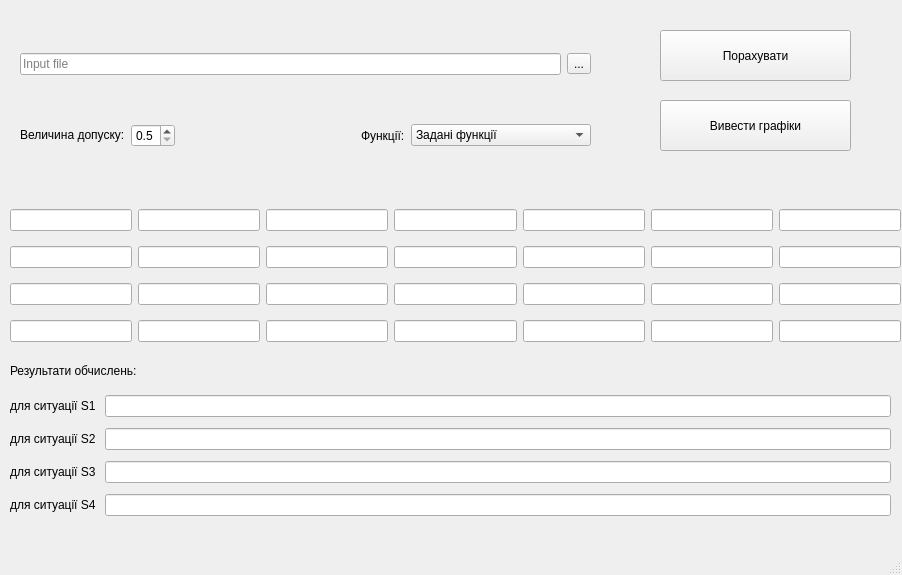
<?xml version="1.0" encoding="UTF-8"?>
<ui version="4.0">
 <class>MainWindow</class>
 <widget class="QMainWindow" name="MainWindow">
  <property name="geometry">
   <rect>
    <x>0</x>
    <y>0</y>
    <width>902</width>
    <height>575</height>
   </rect>
  </property>
  <property name="windowTitle">
   <string>Lab5_team12_KA64</string>
  </property>
  <widget class="QWidget" name="centralwidget">
   <widget class="QWidget" name="gridLayoutWidget">
    <property name="geometry">
     <rect>
      <x>10</x>
      <y>200</y>
      <width>891</width>
      <height>152</height>
     </rect>
    </property>
    <layout class="QGridLayout" name="gridLayout">
     <item row="0" column="0">
      <widget class="QLineEdit" name="lineEdit_00">
       <property name="readOnly">
        <bool>true</bool>
       </property>
      </widget>
     </item>
     <item row="2" column="4">
      <widget class="QLineEdit" name="lineEdit_24">
       <property name="readOnly">
        <bool>true</bool>
       </property>
      </widget>
     </item>
     <item row="3" column="3">
      <widget class="QLineEdit" name="lineEdit_33">
       <property name="readOnly">
        <bool>true</bool>
       </property>
      </widget>
     </item>
     <item row="3" column="6">
      <widget class="QLineEdit" name="lineEdit_36">
       <property name="readOnly">
        <bool>true</bool>
       </property>
      </widget>
     </item>
     <item row="2" column="5">
      <widget class="QLineEdit" name="lineEdit_25">
       <property name="readOnly">
        <bool>true</bool>
       </property>
      </widget>
     </item>
     <item row="1" column="6">
      <widget class="QLineEdit" name="lineEdit_16">
       <property name="readOnly">
        <bool>true</bool>
       </property>
      </widget>
     </item>
     <item row="1" column="5">
      <widget class="QLineEdit" name="lineEdit_15">
       <property name="readOnly">
        <bool>true</bool>
       </property>
      </widget>
     </item>
     <item row="1" column="4">
      <widget class="QLineEdit" name="lineEdit_14">
       <property name="readOnly">
        <bool>true</bool>
       </property>
      </widget>
     </item>
     <item row="3" column="5">
      <widget class="QLineEdit" name="lineEdit_35">
       <property name="readOnly">
        <bool>true</bool>
       </property>
      </widget>
     </item>
     <item row="1" column="2">
      <widget class="QLineEdit" name="lineEdit_12">
       <property name="readOnly">
        <bool>true</bool>
       </property>
      </widget>
     </item>
     <item row="3" column="4">
      <widget class="QLineEdit" name="lineEdit_34">
       <property name="readOnly">
        <bool>true</bool>
       </property>
      </widget>
     </item>
     <item row="2" column="0">
      <widget class="QLineEdit" name="lineEdit_20">
       <property name="readOnly">
        <bool>true</bool>
       </property>
      </widget>
     </item>
     <item row="1" column="1">
      <widget class="QLineEdit" name="lineEdit_11">
       <property name="readOnly">
        <bool>true</bool>
       </property>
      </widget>
     </item>
     <item row="1" column="3">
      <widget class="QLineEdit" name="lineEdit_13">
       <property name="readOnly">
        <bool>true</bool>
       </property>
      </widget>
     </item>
     <item row="3" column="1">
      <widget class="QLineEdit" name="lineEdit_31">
       <property name="readOnly">
        <bool>true</bool>
       </property>
      </widget>
     </item>
     <item row="2" column="3">
      <widget class="QLineEdit" name="lineEdit_23">
       <property name="readOnly">
        <bool>true</bool>
       </property>
      </widget>
     </item>
     <item row="2" column="1">
      <widget class="QLineEdit" name="lineEdit_21">
       <property name="readOnly">
        <bool>true</bool>
       </property>
      </widget>
     </item>
     <item row="2" column="2">
      <widget class="QLineEdit" name="lineEdit_22">
       <property name="readOnly">
        <bool>true</bool>
       </property>
      </widget>
     </item>
     <item row="2" column="6">
      <widget class="QLineEdit" name="lineEdit_26">
       <property name="readOnly">
        <bool>true</bool>
       </property>
      </widget>
     </item>
     <item row="3" column="2">
      <widget class="QLineEdit" name="lineEdit_32">
       <property name="readOnly">
        <bool>true</bool>
       </property>
      </widget>
     </item>
     <item row="0" column="5">
      <widget class="QLineEdit" name="lineEdit_05">
       <property name="readOnly">
        <bool>true</bool>
       </property>
      </widget>
     </item>
     <item row="3" column="0">
      <widget class="QLineEdit" name="lineEdit_30">
       <property name="readOnly">
        <bool>true</bool>
       </property>
      </widget>
     </item>
     <item row="1" column="0">
      <widget class="QLineEdit" name="lineEdit_10">
       <property name="readOnly">
        <bool>true</bool>
       </property>
      </widget>
     </item>
     <item row="0" column="2">
      <widget class="QLineEdit" name="lineEdit_02">
       <property name="readOnly">
        <bool>true</bool>
       </property>
      </widget>
     </item>
     <item row="0" column="4">
      <widget class="QLineEdit" name="lineEdit_04">
       <property name="readOnly">
        <bool>true</bool>
       </property>
      </widget>
     </item>
     <item row="0" column="1">
      <widget class="QLineEdit" name="lineEdit_01">
       <property name="readOnly">
        <bool>true</bool>
       </property>
      </widget>
     </item>
     <item row="0" column="6">
      <widget class="QLineEdit" name="lineEdit_06">
       <property name="readOnly">
        <bool>true</bool>
       </property>
      </widget>
     </item>
     <item row="0" column="3">
      <widget class="QLineEdit" name="lineEdit_03">
       <property name="readOnly">
        <bool>true</bool>
       </property>
      </widget>
     </item>
    </layout>
   </widget>
   <widget class="QWidget" name="verticalLayoutWidget">
    <property name="geometry">
     <rect>
      <x>20</x>
      <y>10</y>
      <width>571</width>
      <height>181</height>
     </rect>
    </property>
    <layout class="QVBoxLayout" name="verticalLayout_3">
     <item>
      <layout class="QHBoxLayout" name="horizontalLayout">
       <item>
        <widget class="QLineEdit" name="line_input">
         <property name="text">
          <string/>
         </property>
         <property name="placeholderText">
          <string>Input file</string>
         </property>
        </widget>
       </item>
       <item>
        <widget class="QToolButton" name="select_input">
         <property name="text">
          <string>...</string>
         </property>
        </widget>
       </item>
      </layout>
     </item>
     <item>
      <layout class="QHBoxLayout" name="horizontalLayout_3">
       <item>
        <widget class="QLabel" name="label">
         <property name="sizePolicy">
          <sizepolicy hsizetype="Fixed" vsizetype="Fixed">
           <horstretch>0</horstretch>
           <verstretch>0</verstretch>
          </sizepolicy>
         </property>
         <property name="text">
          <string>Величина допуску:</string>
         </property>
        </widget>
       </item>
       <item>
        <widget class="QDoubleSpinBox" name="doubleSpinBox">
         <property name="decimals">
          <number>1</number>
         </property>
         <property name="minimum">
          <double>0.500000000000000</double>
         </property>
         <property name="maximum">
          <double>0.900000000000000</double>
         </property>
         <property name="singleStep">
          <double>0.100000000000000</double>
         </property>
        </widget>
       </item>
       <item>
        <spacer name="horizontalSpacer">
         <property name="orientation">
          <enum>Qt::Horizontal</enum>
         </property>
         <property name="sizeHint" stdset="0">
          <size>
           <width>40</width>
           <height>20</height>
          </size>
         </property>
        </spacer>
       </item>
       <item>
        <widget class="QLabel" name="label_7">
         <property name="text">
          <string>Функції:</string>
         </property>
        </widget>
       </item>
       <item>
        <widget class="QComboBox" name="comboBox">
         <property name="sizePolicy">
          <sizepolicy hsizetype="Expanding" vsizetype="Fixed">
           <horstretch>0</horstretch>
           <verstretch>0</verstretch>
          </sizepolicy>
         </property>
         <item>
          <property name="text">
           <string>Задані функції</string>
          </property>
         </item>
         <item>
          <property name="text">
           <string>Наш варіант</string>
          </property>
         </item>
        </widget>
       </item>
      </layout>
     </item>
    </layout>
   </widget>
   <widget class="QPushButton" name="CalculateButton">
    <property name="geometry">
     <rect>
      <x>660</x>
      <y>30</y>
      <width>191</width>
      <height>51</height>
     </rect>
    </property>
    <property name="text">
     <string>Порахувати</string>
    </property>
   </widget>
   <widget class="QPushButton" name="GrapfButton">
    <property name="geometry">
     <rect>
      <x>660</x>
      <y>100</y>
      <width>191</width>
      <height>51</height>
     </rect>
    </property>
    <property name="text">
     <string>Вивести графіки</string>
    </property>
   </widget>
   <widget class="QLabel" name="label_2">
    <property name="geometry">
     <rect>
      <x>10</x>
      <y>360</y>
      <width>181</width>
      <height>21</height>
     </rect>
    </property>
    <property name="text">
     <string>Результати обчислень:</string>
    </property>
   </widget>
   <widget class="QWidget" name="gridLayoutWidget_2">
    <property name="geometry">
     <rect>
      <x>10</x>
      <y>390</y>
      <width>881</width>
      <height>131</height>
     </rect>
    </property>
    <layout class="QGridLayout" name="gridLayout_2">
     <item row="0" column="1">
      <widget class="QLineEdit" name="lineEdit_s1">
       <property name="sizePolicy">
        <sizepolicy hsizetype="Ignored" vsizetype="Fixed">
         <horstretch>0</horstretch>
         <verstretch>0</verstretch>
        </sizepolicy>
       </property>
      </widget>
     </item>
     <item row="2" column="0">
      <widget class="QLabel" name="label_5">
       <property name="text">
        <string>для ситуації S3</string>
       </property>
      </widget>
     </item>
     <item row="1" column="0">
      <widget class="QLabel" name="label_4">
       <property name="text">
        <string>для ситуації S2</string>
       </property>
      </widget>
     </item>
     <item row="3" column="0">
      <widget class="QLabel" name="label_6">
       <property name="text">
        <string>для ситуації S4</string>
       </property>
      </widget>
     </item>
     <item row="0" column="0">
      <widget class="QLabel" name="label_3">
       <property name="sizePolicy">
        <sizepolicy hsizetype="Fixed" vsizetype="Fixed">
         <horstretch>10</horstretch>
         <verstretch>20</verstretch>
        </sizepolicy>
       </property>
       <property name="text">
        <string>для ситуації S1 </string>
       </property>
      </widget>
     </item>
     <item row="1" column="1">
      <widget class="QLineEdit" name="lineEdit_s2"/>
     </item>
     <item row="2" column="1">
      <widget class="QLineEdit" name="lineEdit_s3"/>
     </item>
     <item row="3" column="1">
      <widget class="QLineEdit" name="lineEdit_s4"/>
     </item>
    </layout>
   </widget>
  </widget>
  <widget class="QMenuBar" name="menubar">
   <property name="geometry">
    <rect>
     <x>0</x>
     <y>0</y>
     <width>902</width>
     <height>22</height>
    </rect>
   </property>
  </widget>
  <widget class="QStatusBar" name="statusbar"/>
 </widget>
 <resources/>
 <connections/>
</ui>
